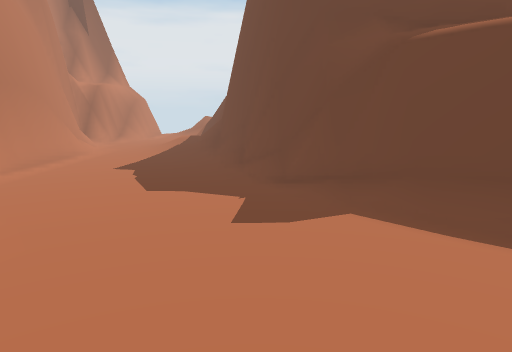
view 1 (above)

16 first-person views from a walk through a 3-D level made in the Unity game engine. The camera is 1.5 m above the floor, tilts 10° down and sees 70° across. The floor is counted in squares, 1 m on a side. Each view is taken from the middle of a square. On the plan, view 1 faces up. The plan holds only what a view shows up to about 16 squares ahead; the rest is blank. The place goes on beyond the plan.

view 2
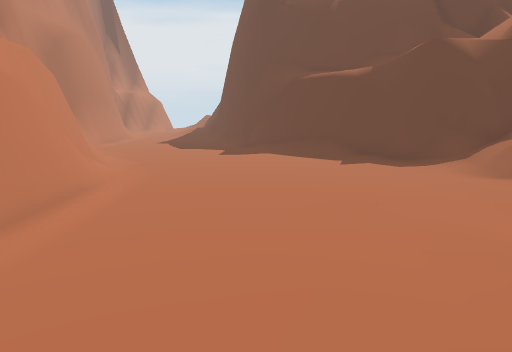

view 3
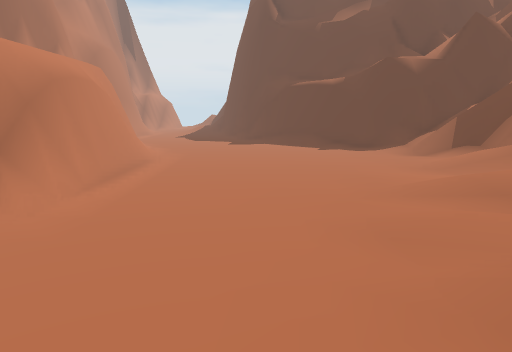

view 4
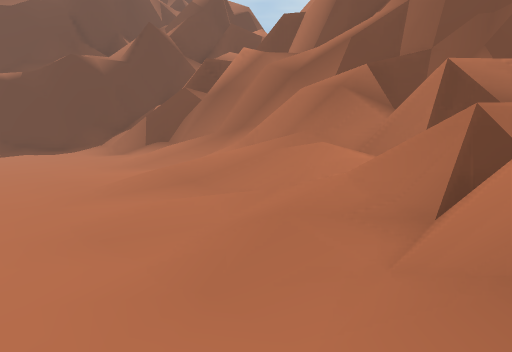

view 5
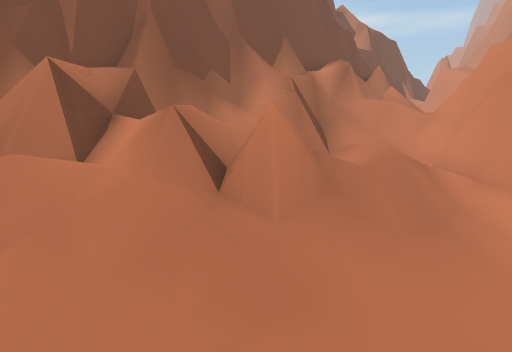

view 6
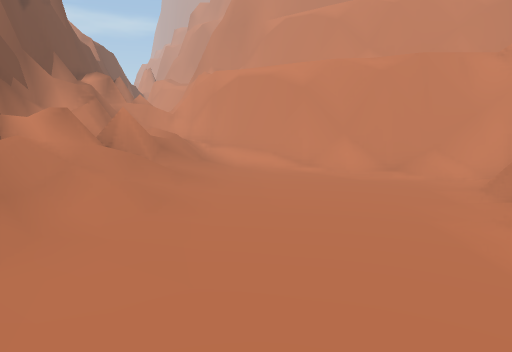

view 7
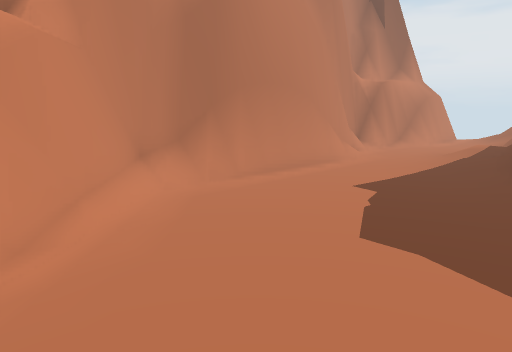

view 8
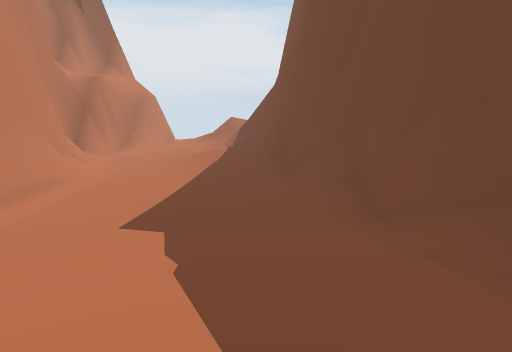

view 9
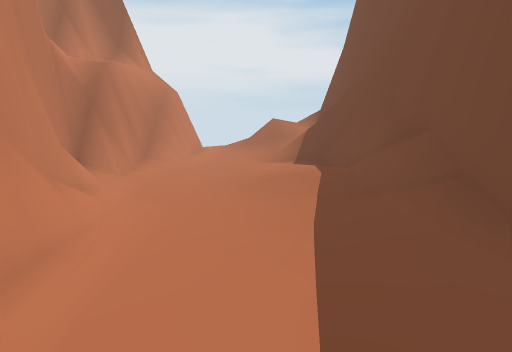

view 10
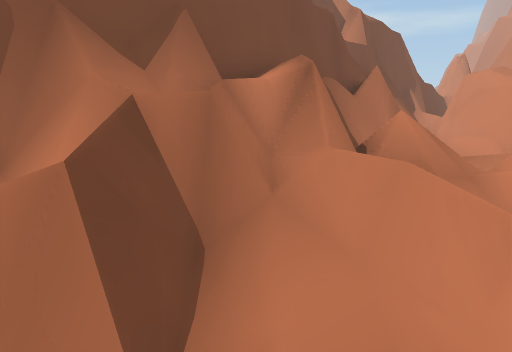

view 11
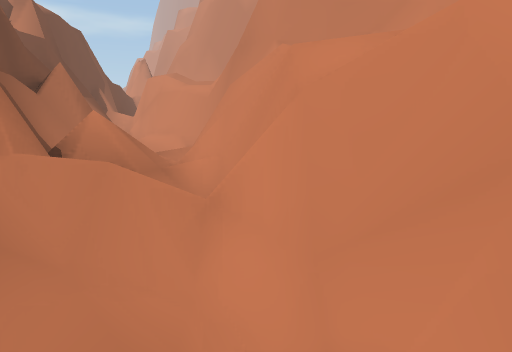

view 12
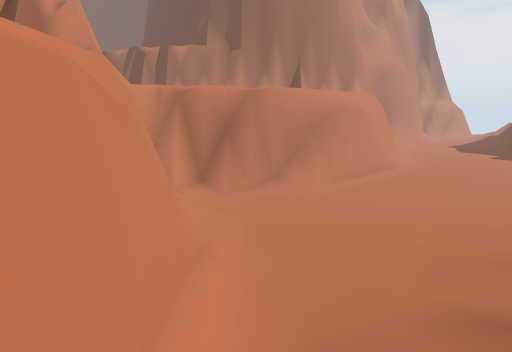

view 13
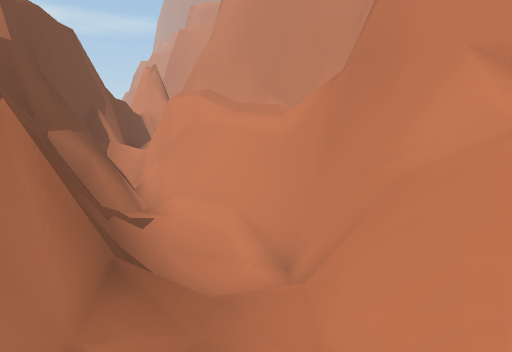

view 14
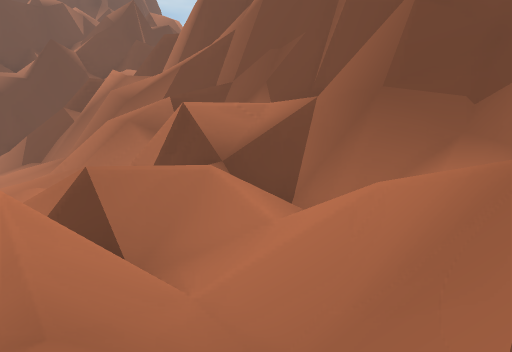

view 15
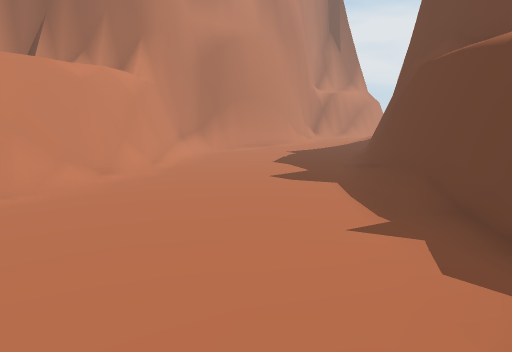

view 16
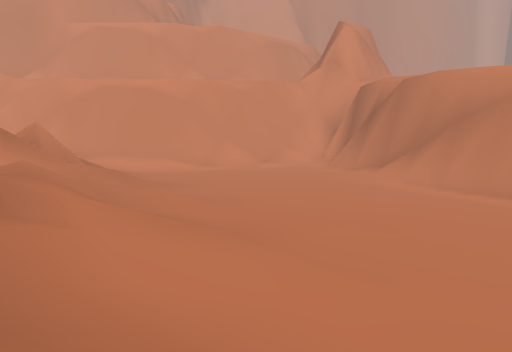

### Floor plan
Key: @ floor where view 1 was taken; # wall or solid block; x gap in a wall; . main floor; : floor 0.25 m higher than the main floor; + floor 0.5 m higher than the main floor; * floor 1 m higher than the main floor; % floor 1.5 m higher than the main floor; & floor 2 m higher than the main floor; $ floor 2.25 m higher than the main floor; / step, stairs or slope; = window, fence, low wall or low ledge; ^ raised ledge; v drop or lower ground; O other object.
Columns run from 8 left of view 1 to 11 right of it. Each row starts with its distance up from view 1.
 24  #=////#
 23  #=.///#
 22  #=.///#
 21 ###../ #
 20 #=...#=#
 19 #=...=##
 18 #=...:##
 17 #.../ ##
 16 #=../+/#
 15 #=...//#
 14 ##...:/#
 13  ##.../##
 12  #=....##
 11  #=..../#
 10  #=.....##
  9  #=.....O#
  8  ##......##
  7  #......./##
  6  #/.......O##
  5  ##/.......O##
  4   ##......../###
  3    ##......../###
  2    ##........./###
  1     #/........:OO#
  0     ##..@......=#=
 -1      #........./=#
 -2      #........:/##
 -3      #........//##
 -4      #........//#
 -5     ##....../://#
 -6     #=......////##
 -7     #/......:///&=#
 -8    ##....../////$ #
 -9    #=......////x%v#
-10    #=......////==v#
-11    ####..../==//=##
-12       ###../==//###
-13        ###./////##
-14         ###//+=//#
-15           ##//=x=#
-16           ##///=^#
-17            #=//=^#
-18            ^=//###
-19            ^#//####
-20            ^#=//=##
-21             #=//=^#
-22             ##//=##
-23             ##/=###
-24              #*/==#
-25              #=//##
-26              ###/==
-27               ###=##
-28                 #vv#
-29                 ##v#

Positions as (right, up) in squares from view 1, and headings:
1: (0, 0), facing up
2: (1, -8), facing up
3: (1, -12), facing up
4: (1, -12), facing up-right
5: (1, -8), facing down-right
6: (1, -2), facing down
7: (0, 3), facing up-left
8: (-2, 5), facing up
9: (-4, 9), facing up
10: (4, -14), facing down-right
11: (4, -14), facing down
12: (4, -15), facing up-left
13: (6, -19), facing down
14: (4, -15), facing up-right
15: (6, -2), facing up-left
16: (7, -2), facing down-left
